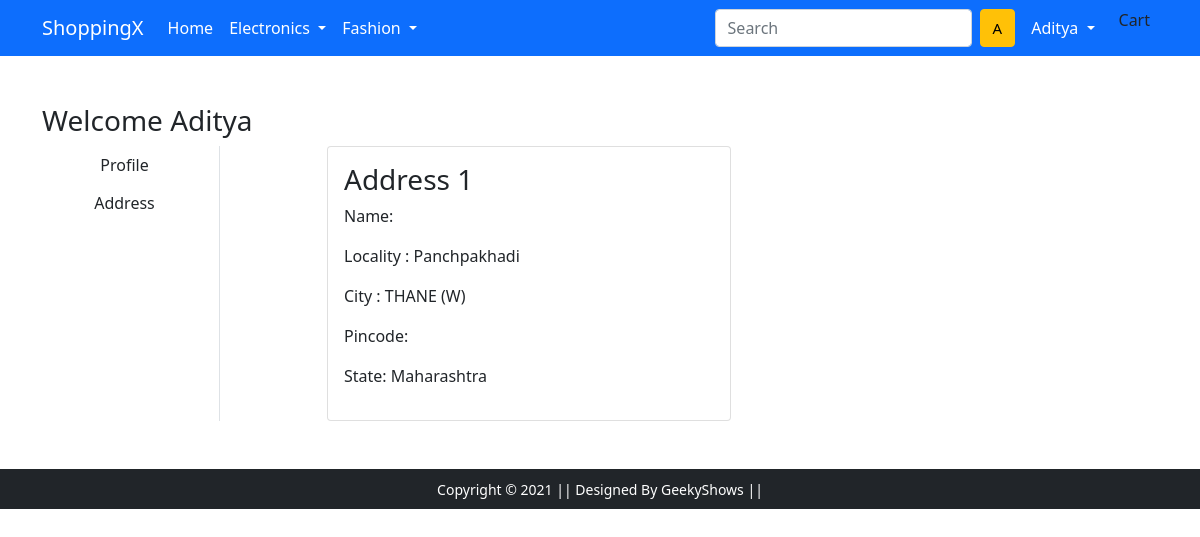
The app's page /address/ (signed in) with its own data.
### app/models.py (models this page shows, shortened)
class Profile(models.Model):
    user = models.ForeignKey(User, on_delete=models.CASCADE)
    profileimg = models.ImageField(upload_to='profile_images',default='about-comapny.jpg')
    id_user =  models.IntegerField()
    address = models.CharField(max_length=1000, blank=True)
    locality = models.CharField(max_length=101,blank=True)
    city = models.CharField(max_length=101,blank=True)
    state = models.CharField(choices = STATE_CHOICES, max_length=55)
    pincode = models.IntegerField(default=400600)
    auth_token = models.CharField(max_length=100)
    is_verified = models.BooleanField(default=False)
    first_name = models.TextField(blank=True)
    last_name = models.TextField(blank=True)
    birth_date = models.DateField(default=date.today())
    mobile_no = models.IntegerField(default='9999999999')

### app/views.py (the view)
# urls.py: path('address/', views.address, name='address'),
def address(request):
 add = Profile.objects.filter(user=request.user)
 totalitem = 0
 if request.user.is_authenticated:
            totalitem = len(Cart.objects.filter(user=request.user))
 return render(request, 'address.html', {'add':add, 'totalitem':totalitem,})

### templates/address.html (shortened to what this page needs)
<!doctype html>
{% load static %}
<html lang="en">
  <head>
    <link href="https://cdn.jsdelivr.net/npm/bootstrap@5.0.0-beta1/dist/css/bootstrap.min.css" rel="stylesheet">
    <link rel="stylesheet" href="{% static 'css/owl.carousel.min.css' %}">
    <link rel="stylesheet" href="{% static 'css/all.min.css' %}">
    <link rel="stylesheet" href="{% static 'css/style.css' %}">
  </head>
  <body>
    <nav class="navbar navbar-expand-lg navbar-dark bg-primary">
     <div class="container">
       <a class="navbar-brand" href="/">ShoppingX</a>
       <div class="collapse navbar-collapse" id="navbarSupportedContent">
         <ul class="navbar-nav me-auto mb-2 mb-lg-0">
           <li class="nav-item">
             <a class="nav-link active" aria-current="page" href="/">Home</a>
           </li>
           <li class="nav-item dropdown">
             <a class="nav-link dropdown-toggle text-white" href="#" id="electronicsDropdown" role="button" data-bs-toggle="dropdown" aria-expanded="false">
               Electronics
             </a>
           </li>
           <li class="nav-item dropdown">
             <a class="nav-link dropdown-toggle text-white" href="#" id="fashionDropdown" role="button" data-bs-toggle="dropdown" aria-expanded="false">
               Fashion
             </a>
           </li>
         </ul>
         <form class="d-flex">
           <input class="form-control me-2" type="search" placeholder="Search" aria-label="Search">
           <button id='new' class="btn btn-warning" type="submit">{{ request.user.username | capfirst }}</button>
         </form>
         <div>
          <ul class="navbar-nav me-auto mb-2 mb-lg-0">
            {% if  request.user.is_authenticated %}
           <li class="nav-item dropdown mx-2">
              <a class="nav-link dropdown-toggle text-white" href="#" id="profileDropdown" role="button" data-bs-toggle="dropdown" aria-expanded="false">
                {{request.user.username | capfirst}}
              </a>
            </li>
            <li class="nav-item mx-2">
              Cart </a>
            </li>
            {% endif %}
          </ul>
         </div>
       </div>
     </div>
    </nav>
<div class="container my-5">
 <div class="row">
 <h3>Welcome <span class='text-capitalize'> {{request.user}}</span></h3>
  <div class="col-sm-2 border-end">
   <ul class="list-unstyled">
    <li class="d-grid"><a href="{% url 'profile' %}" class="btn ">Profile</a></li>
    <li class="d-grid"><a href="{% url 'address' %}" class="btn {{active}}">Address</a></li>
   </ul>
  </div>
  <div class="col-sm-9 offset-sm-1">
   <div class="row">
    {% for ad in add %}
    <div class="col-sm-6">
     <div class="card">
      <div class="card-body">
       <h3>Address {{forloop.counter}} </h3>
       <p>Name: {{ad.name}}</p>
       <p>Locality : {{ad.locality}} </p>
       <p>City : {{ad.city}}</p>
       <p>Pincode: {{ad.zipcode}}</p>
       <p>State:   {{ad.state}}</p>
      </div>
     </div>
    </div>
    {% endfor %}
   </div>
  </div>
 </div>
</div>
<footer class="container-fluid bg-dark text-center p-2 mt-5">
    <small class="text-white">Copyright &copy; 2021 || Designed By GeekyShows || </small>
</footer>
</body>
</html>

### templates/address.html (style rules this page uses)
#new { font-size: 0; }
#new::first-letter { font-size: 15px; }

### records on screen
Profile: locality "Panchpakhadi", city "THANE (W)", state "Maharashtra"

### other values on screen
{{ request.user.username | capfirst }} "Aditya"
{{ request.user }} "Aditya"
